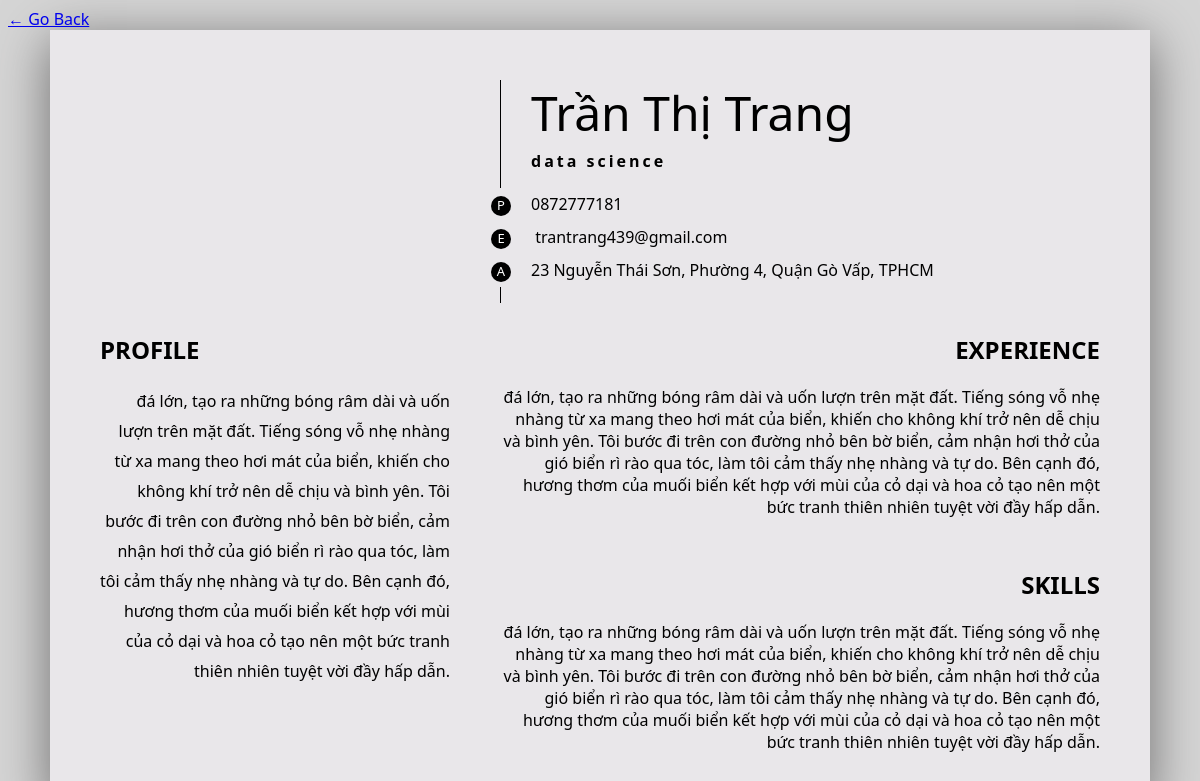
Page /12 on the committed database.
### todo/models.py (models this page shows)
class CV(models.Model):
    profile_image = models.ImageField(upload_to='profileimg', blank=True)
    name =models.CharField(max_length=100,blank=False, null=False)
    position= models.CharField(max_length=100,blank=False, null=False)
    phone = models.CharField(max_length =20, blank=False, null=False)
    email = models.EmailField(max_length = 255)
    linkedin_link = models.URLField(blank=True, null=True)
    locality =models.CharField(max_length =255, blank=True, null=True)
    education = models.TextField(max_length=255, blank=True, null=True)
    language = models.CharField(max_length=100, blank=True, null=True)
    profile = models.TextField(blank=True, null=True)
    experience = models.TextField(blank=True, null=True)
    profession_skills = models.TextField(blank=True, null=True)
    interests = models.TextField(blank=True, null=True)

### todo/views.py (the view)
# urls.py: path('<int:pk>', views.CandidateView.as_view(), name='candidate'),
class CandidateView(View):
    def get(self, request, pk):
        candidate = CV.objects.get(pk=pk)
        return render(request, 'cv2.html', {'candidate': candidate})

### todo/templates/cv2.html (shortened to what this page needs)
{% load static %}
<!DOCTYPE html>
<html lang="en">
<head>
    <link rel="stylesheet" href="{% static '\style2.css' %}">
    <link rel="stylesheet" href="https://cdnjs.cloudflare.com/ajax/libs/font-awesome/6.2.1/css/all.min.css">
</head>
<body>
    <div >
        <a href="{% url 'home' %}">&#8592; Go Back</a>
    </div>
    <div class="container">
        <div class="avatar">
        </div>
        <div class="name">
            <h1>{{candidate.name}}</h1>
            <div class="specialize">{{candidate.position}}</div>
            <ul class="contact">
                <li>
                    <span>P</span>{{candidate.phone}}
                </li>
                <li>
                    <span>E</span> {{candidate.email}}
                </li>
                <li>
                    <span>A</span>{{candidate.locality}}
                </li>
            </ul>
        </div>
        <div class="info">
            <h2>PROFILE</h2>
            <ul>
                {{candidate.profile}}
            </ul>
        </div>
        <div class="experience">
            <h2>EXPERIENCE</h2>
            <div class="item">
                {{candidate.experience}}
            </div>
            <h2 class="skills">
                SKILLS
            </h2>
            <ul>
                {{candidate.profession_skills}}
            </ul>
        </div>
        </div>
</body>
</html>

### todo/static/style2.css (style rules this page uses)
body { background-color: #D5D5D5; font-family: system-ui; }
.container { background-color: #E9E7EA; width: 1000px; max-width: 100%; margin: auto; padding: 50px; box-shadow: 0 10px 50px #6e6d6d; display: grid; grid-template-columns: 35% 60%; column-gap: 5%; row-gap: 30px; }
.avatar { display: flex; justify-content: end; align-items: center; }
.name { padding-left: 30px; border-left: 1px solid #000; }
.name h1 { font-weight: 300; font-size: xxx-large; margin: 0px 0 5px; }
.name .specialize { margin: 0; font-weight: bold; letter-spacing: 3px; }
.name .contact { padding: 0; list-style: none; }
.name .contact span { display: inline-block; background-color: #000; width: 20px; height: 20px; color: #fff; text-align: center; border-radius: 50%; font-size: small; margin-right: 20px; }
.name .contact li { padding: 5px 0; transform: translate(-40px); background-color: #E9E7EA; }
.info ul { padding: 0; margin: 0; list-style: none; text-align: right; line-height: 30px; }
h2 { padding: 0; margin: 0 0 20px 0; }
.experience { text-align: right; }
.skills { margin-top: 50px; }
.experience ul { padding: 0; margin: 0; list-style: none; }

### rows in the picture
CV: name "Trần Thị Trang", position "data science", phone "0872777181", email "trantrang439@gmail.com", locality "23 Nguyễn Thái Sơn, Phường 4, Quận Gò Vấp, TPHCM", profile "đá lớn, tạo ra những bóng râm dài và uốn lượn trên mặt đất. Tiếng sóng vỗ nhẹ nhàng từ xa mang theo hơi mát của biển, khiến cho không khí trở nên dễ chịu và bình yên. Tôi bước đi trên con đường nhỏ bên bờ biển, cảm nhận hơi thở của gió biển rì rào qua tóc, làm tôi cảm thấy nhẹ nhàng và tự do. Bên cạnh đó, hương thơm của muối biển kết hợp với mùi của cỏ dại và hoa cỏ tạo nên một bức tranh thiên nhiên tuyệt vời đầy hấp dẫn.", experience "đá lớn, tạo ra những bóng râm dài và uốn lượn trên mặt đất. Tiếng sóng vỗ nhẹ nhàng từ xa mang theo hơi mát của biển, khiến cho không khí trở nên dễ chịu và bình yên. Tôi bước đi trên con đường nhỏ bên bờ biển, cảm nhận hơi thở của gió biển rì rào qua tóc, làm tôi cảm thấy nhẹ nhàng và tự do. Bên cạnh đó, hương thơm của muối biển kết hợp với mùi của cỏ dại và hoa cỏ tạo nên một bức tranh thiên nhiên tuyệt vời đầy hấp dẫn.", profession_skills "đá lớn, tạo ra những bóng râm dài và uốn lượn trên mặt đất. Tiếng sóng vỗ nhẹ nhàng từ xa mang theo hơi mát của biển, khiến cho không khí trở nên dễ chịu và bình yên. Tôi bước đi trên con đường nhỏ bên bờ biển, cảm nhận hơi thở của gió biển rì rào qua tóc, làm tôi cảm thấy nhẹ nhàng và tự do. Bên cạnh đó, hương thơm của muối biển kết hợp với mùi của cỏ dại và hoa cỏ tạo nên một bức tranh thiên nhiên tuyệt vời đầy hấp dẫn."
